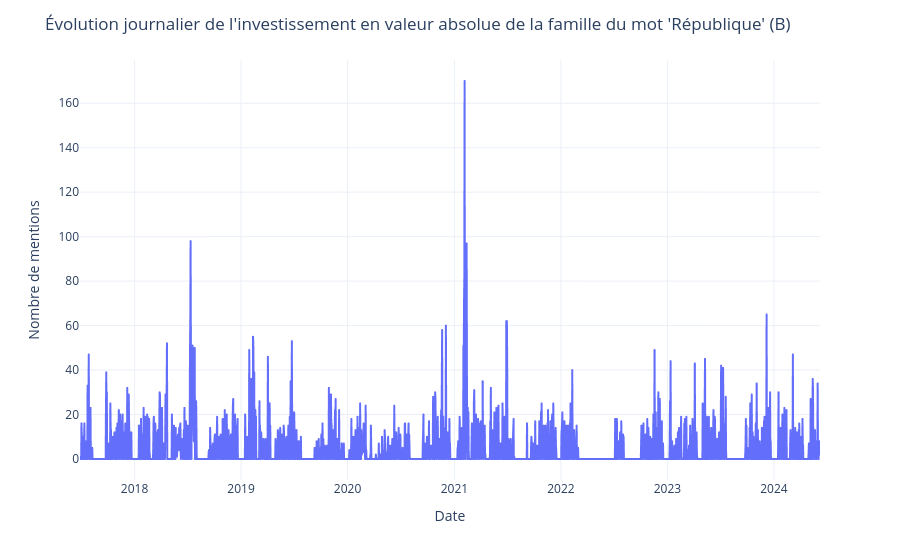

The notebook cell saved with this chart:
### Markdown cell above
### Par jours

### Code cell
table = df["dateSeance_day"].value_counts()[0:40].reset_index()
table = table.rename(columns={"count": "Nombre de mentions"})

# Graphique par jour (illisible)
fig_time = px.line(df.resample("D", on="dateSeance_day").size())

fig_time.update_layout(
    title="Évolution journalier de l'investissement en valeur absolue de la famille du mot 'République' (B)",  
    xaxis_title="Date",
    yaxis_title="Nombre de mentions",  # renommer les étiquettes d'axes
    template="plotly_white",  # changer le style du graphique
    showlegend=False,
)  # masquer la légende

# Afficher le graphique et le tableau
fig_time.show()
table

### Figure 1 — Plotly figure (JSON) as saved in the notebook; plotly's stock layout.template omitted (floating-point values rounded to 4 significant figures; data arrays with more than 128 entries replaced by an {"elided": "..."} marker saying what was removed)
{"data": [{"hovertemplate": "variable=0<br>dateSeance_day=%{x}<br>value=%{y}<extra></extra>", "legendgroup": "0", "line": {"color": "#636efa", "dash": "solid"}, "marker": {"symbol": "circle"}, "mode": "lines", "name": "0", "showlegend": true, "type": "scattergl", "x": {"elided": "2537 str values"}, "xaxis": "x", "y": {"elided": "2537 int values"}, "yaxis": "y"}], "layout": {"legend": {"title": {"text": "variable"}, "tracegroupgap": 0}, "margin": {"t": 60}, "showlegend": false, "title": {"text": "Évolution journalier de l'investissement en valeur absolue de la famille du mot 'République' (B)"}, "xaxis": {"anchor": "y", "domain": [0, 1], "title": {"text": "Date"}}, "yaxis": {"anchor": "x", "domain": [0, 1], "title": {"text": "Nombre de mentions"}}}}
